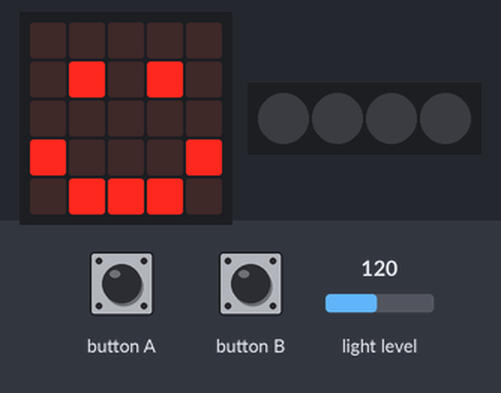
Bench run of a program on a simulated BBC micro:bit (MakeCode). On the bench: the board's 5×5 LED display, 4 RGB LEDs in strip order, left to right. The test bench sets the inputs (shaded band); at power-on: light level 120. Dim RGB values are drawn brighter than linear.

Above: at 1.8 s.
1.9 s: button A pressed for 0.15 s
At 3.7 s:
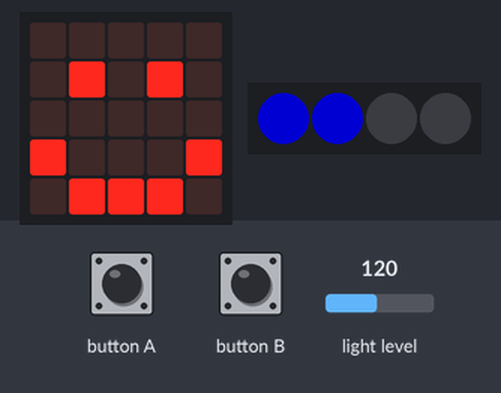
4.5 s: button B pressed for 0.15 s
At 5.0 s:
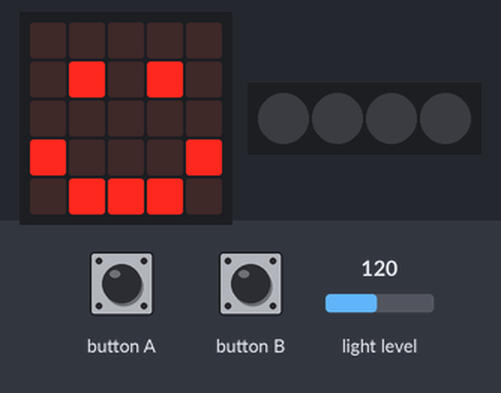
Timing chart, 0 to 7.5 s (numbered marks = the images above; inputs shaded):
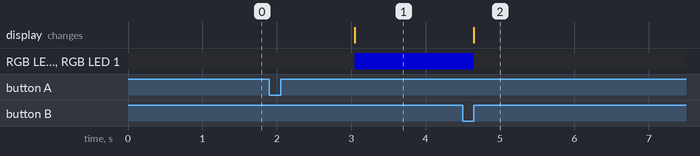

Measured:
- after the input at 1.9 s, RGB LED 0, RGB LED 1: off → RGB(0, 0, 127) after 1.2 s
- after the input at 4.5 s, RGB LED 0, RGB LED 1: RGB(0, 0, 127) → off after 0.15 s

The program:

main.ts
```typescript
// (licence header left out)
//setup
let neopixelStrip: neopixel.Strip = null
let strip = neopixelStrip = neopixel.create(DigitalPin.P16, 4, NeoPixelMode.RGB)
let lightlevel = input.lightLevel();
neopixelStrip.setPixelColor(0, neopixel.colors(NeoPixelColors.Black))
neopixelStrip.setPixelColor(1, neopixel.colors(NeoPixelColors.Black))
neopixelStrip.setPixelColor(2, neopixel.colors(NeoPixelColors.Black))
neopixelStrip.setPixelColor(3, neopixel.colors(NeoPixelColors.Black))
neopixelStrip.show()
lightlevel = input.lightLevel()

basic.showIcon(IconNames.Happy)

//start
input.onButtonPressed(Button.A, function () {
    lightlevel = input.lightLevel()
    basic.pause(1000)

    if (lightlevel <= 51) {
        neopixelStrip.setPixelColor(0, neopixel.colors(NeoPixelColors.Black))
        neopixelStrip.setPixelColor(1, neopixel.colors(NeoPixelColors.Black))
        neopixelStrip.setPixelColor(2, neopixel.colors(NeoPixelColors.Black))
        neopixelStrip.setPixelColor(3, neopixel.colors(NeoPixelColors.Black))
        neopixelStrip.show()
    }

    if (lightlevel > 52) {
        neopixelStrip.setPixelColor(0, neopixel.colors(NeoPixelColors.Red))
        neopixelStrip.setPixelColor(1, neopixel.colors(NeoPixelColors.Black))
        neopixelStrip.setPixelColor(2, neopixel.colors(NeoPixelColors.Black))
        neopixelStrip.setPixelColor(3, neopixel.colors(NeoPixelColors.Black))
        neopixelStrip.show()
    }

    if (lightlevel > 108) {
        neopixelStrip.setPixelColor(0, neopixel.colors(NeoPixelColors.Blue))
        neopixelStrip.setPixelColor(1, neopixel.colors(NeoPixelColors.Blue))
        neopixelStrip.setPixelColor(2, neopixel.colors(NeoPixelColors.Black))
        neopixelStrip.setPixelColor(3, neopixel.colors(NeoPixelColors.Black))
        neopixelStrip.show()

    }


    if (lightlevel > 156) {
        neopixelStrip.setPixelColor(0, neopixel.colors(NeoPixelColors.Green))
        neopixelStrip.setPixelColor(1, neopixel.colors(NeoPixelColors.Green))
        neopixelStrip.setPixelColor(2, neopixel.colors(NeoPixelColors.Green))
        neopixelStrip.setPixelColor(3, neopixel.colors(NeoPixelColors.Black))
        neopixelStrip.show()

    }

    if (lightlevel > 208) {
        neopixelStrip.setPixelColor(0, neopixel.colors(NeoPixelColors.Purple))
        neopixelStrip.setPixelColor(1, neopixel.colors(NeoPixelColors.Purple))
        neopixelStrip.setPixelColor(2, neopixel.colors(NeoPixelColors.Purple))
        neopixelStrip.setPixelColor(3, neopixel.colors(NeoPixelColors.Purple))
        neopixelStrip.show()
    }

    basic.showIcon(IconNames.Happy)

})

//reset
input.onButtonPressed(Button.B, function () {

    neopixelStrip.setPixelColor(0, neopixel.colors(NeoPixelColors.Black))
    neopixelStrip.setPixelColor(1, neopixel.colors(NeoPixelColors.Black))
    neopixelStrip.setPixelColor(2, neopixel.colors(NeoPixelColors.Black))
    neopixelStrip.setPixelColor(3, neopixel.colors(NeoPixelColors.Black))
    neopixelStrip.show()

})
```
